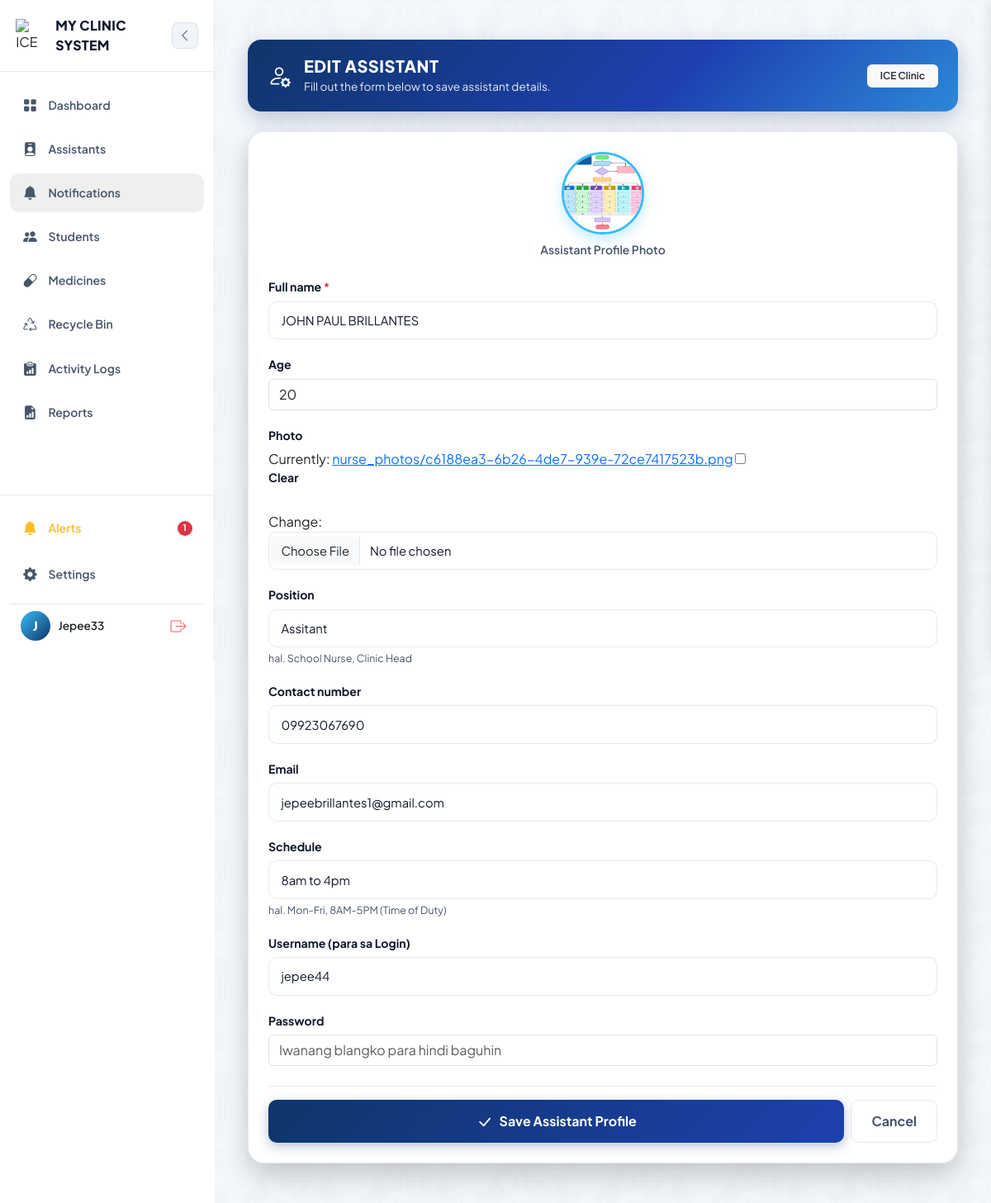
Page /nurses/12/edit/ (signed in) on the committed database.
### clinic/models.py (models this page shows, shortened)
class Nurse(models.Model):
    user = models.OneToOneField(User, on_delete=models.SET_NULL, null=True, blank=True, related_name='nurse_profile')
    full_name = models.CharField(max_length=150)
    age = models.PositiveIntegerField(null=True, blank=True)
    photo = models.ImageField(upload_to='nurse_photos/', blank=True, null=True)
    position = models.CharField(max_length=100, blank=True, help_text="hal. School Nurse, Clinic Head")
    contact_number = models.CharField(max_length=20, blank=True)
    email = models.EmailField(blank=True)
    schedule = models.CharField(max_length=150, blank=True, help_text="hal. Mon-Fri, 8AM-5PM (Time of Duty)")
    date_added = models.DateTimeField(auto_now_add=True)
    is_deleted = models.BooleanField(default=False)
    deleted_at = models.DateTimeField(null=True, blank=True)
    deleted_by = models.ForeignKey(User, on_delete=models.SET_NULL, null=True, blank=True, related_name='assistants_moved_to_recycle_bin')

### clinic/views/nurse.py (the view)
# urls.py: path('nurses/<int:pk>/edit/', views.nurse_edit, name='nurse_edit'),
@login_required
@role_required("admin")
def nurse_edit(request, pk):
    nurse = get_object_or_404(Nurse, pk=pk, is_deleted=False)
    if request.method == 'POST':
        form = NurseForm(request.POST, request.FILES, instance=nurse)
        if form.is_valid():
            username = form.cleaned_data.get('username', '').strip()
            password = form.cleaned_data.get('password', '')
            if nurse.user:
                if username and username != nurse.user.username:
                    if User.objects.filter(username=username).exclude(pk=nurse.user.pk).exists():
                        messages.error(request, f"The username '{username}' is already taken.")
                        return render(request, 'clinic/nurses/nurse_add.html', {'form': form, 'title': 'Edit Assistant', 'nurse': nurse})
                    nurse.user.username = username
                if password:
                    nurse.user.set_password(password)
                nurse.user.save()
            elif username and password:
                if User.objects.filter(username=username).exists():
                    messages.error(request, f"The username '{username}' is already taken.")
                    return render(request, 'clinic/nurses/nurse_add.html', {'form': form, 'title': 'Edit Assistant', 'nurse': nurse})
                with transaction.atomic():
                    user_account = User.objects.create_user(username=username, password=password)
                    user_account.profile.role = 'nurse'
                    user_account.profile.save()
                    nurse.user = user_account
            form.save()
            messages.success(request, "Assistant information has been successfully updated.")
            return redirect('nurse_views', pk=nurse.pk)
    else:
        initial = {'username': nurse.user.username if nurse.user else ''}
        form = NurseForm(instance=nurse, initial=initial)
    return render(request, 'clinic/nurses/nurse_add.html', {'form': form, 'title': 'Edit Assistant', 'nurse': nurse})

### clinic/templates/clinic/nurses/nurse_add.html (shortened to what this page needs)
{% extends "clinic/base.html" %}
{% block content %}
<link rel="stylesheet" href="https://cdnjs.cloudflare.com/ajax/libs/animate.css/4.1.1/animate.min.css" />
<div class="form-container ">
    <div class="top-blue-banner d-flex justify-content-between align-items-center mb-4">
        <div class="d-flex align-items-center gap-3">
            <i class="bi bi-person-gear fs-3"></i>
            <div>
                <h2>{{ title|default:"MANAGE ASSISTANT PROFILE" }}</h2>
                <p>Fill out the form below to save assistant details.</p>
            </div>
        </div>
        <span class="badge bg-light text-dark fw-semibold px-3 py-2">ICE Clinic</span>
    </div>
    <div class="form-card p-4">
        <form method="post" enctype="multipart/form-data" id="nurseForm">
            <div class="text-center mb-4">
                <div class="avatar-preview-wrapper mb-2">
                    {% if nurse.photo %}
                        <img src="{{ nurse.photo.url }}" alt="{{ nurse.full_name }}" class="form-avatar-img" id="avatarPreview">
                    {% else %}
                        <div class="form-avatar-placeholder" id="avatarPlaceholder">
                            <i class="bi bi-person-fill"></i>
                        </div>
                        <img src="" alt="Preview" class="form-avatar-img d-none" id="avatarPreview">
                    {% endif %}
                </div>
                <small class="text-muted d-block fw-semibold" style="color: var(--nav-text) !important;">Assistant Profile Photo</small>
            </div>
            {% for field in form %}
            <div class="form-group-custom">
                <label for="{{ field.id_for_label }}">
                    {{ field.label }}
                    {% if field.field.required %}
                        <span class="text-danger">*</span>
                    {% endif %}
                </label>
                {{ field }}
                {% if field.help_text %}
                    <small class="d-block mt-1" style="font-size: 0.78rem; color: var(--nav-text);">{{ field.help_text }}</small>
                {% endif %}
            </div>
            {% endfor %}
            <div class="d-flex gap-2 mt-4 pt-3 border-top form-action-group" style="border-color: var(--sidebar-border) !important;">
                <button type="submit" class="btn btn-save-nurse flex-grow-1 d-flex align-items-center justify-content-center gap-2">
                    <i class="bi bi-check-lg fs-5"></i> Save Assistant Profile
                </button>
            <a href="{% url 'nurse_list' %}" class="btn btn-cancel-custom d-flex align-items-center justify-content-center">
                Cancel
            </a>
            </div>
        </form>
    </div>
</div>
{% endblock %}

### clinic/templates/clinic/base.html (shortened to what this page needs)
{% load static %}
<!DOCTYPE html>
<html lang="en">
<head>
    <link href="https://cdn.jsdelivr.net/npm/bootstrap@5.3.0/dist/css/bootstrap.min.css" rel="stylesheet">
    <link rel="stylesheet" href="https://cdn.jsdelivr.net/npm/bootstrap-icons@1.11.0/font/bootstrap-icons.css">
</head>
<body class="bg-body text-body">
    <div style="display: flex; min-height: 100vh; width: 100%; position: relative;">
        <aside id="appSidebar">
            <div>
                <div class="sidebar-header-glass">
                    <div class="brand-logo-container" id="logoToggleBtn"
                        style="display: flex; align-items: center; gap: 0.5rem; cursor: pointer;"
                        title="Toggle Sidebar">
                        <img src="{% static 'clinic/img/me.png' %}" alt="ICE Clinic Logo"
                            style="width: 40px; height: 40px; object-fit: contain;">
                        <span class="brand-text">MY CLINIC SYSTEM</span>
                    </div>
                    <button class="sidebar-toggle-btn desktop-toggle-btn d-none d-lg-flex" id="toggleSidebarDesktopBtn"
                        title="Toggle Sidebar">
                        <i class="bi bi-chevron-left"></i>
                    </button>
                </div>
                <nav style="padding: 1rem 0.75rem;">
                    <a href="{% url 'dashboard' %}"
                        class="nav-item-link {% if request.resolver_match.url_name == 'dashboard' %}active{% endif %}"
                        title="Dashboard">
                        <i class="bi bi-grid-fill"></i>
                        <span>Dashboard</span>
                    </a>
                    {% if user.is_authenticated and user.profile.role == 'admin' %}
                    <a href="{% url 'nurse_list' %}"
                        class="nav-item-link {% if request.resolver_match.url_name == 'nurse_list' or request.resolver_match.url_name == 'nurse_detail' %}active{% endif %}"
                        title="Assistants"><i class="bi bi-person-badge-fill"></i><span>Assistants</span></a>
                    <button class="nav-item-link w-100 border-0 text-start" type="button" id="notifBellBtn"
                        title="Notifications">
                    <i class="bi bi-bell-fill"></i><span>Notifications</span>
                </button>
                {% endif %}
                    <a href="{% url 'student_records' %}"
                        class="nav-item-link {% if request.resolver_match.url_name == 'student_records' %}active{% endif %}"
                        title="Students">
                        <i class="bi bi-people-fill"></i>
                        <span>Students</span>
                    </a>
                    <a href="{% url 'medicine_list' %}"
                        class="nav-item-link {% if request.resolver_match.url_name == 'medicine_list' %}active{% endif %}"
                        title="Medicines">
                        <i class="bi bi-capsule"></i>
                        <span>Medicines</span>
                    </a>
                    {% if user.is_authenticated and user.profile.role == 'admin' %}
                    <a href="{% url 'trash_list' %}"
                        class="nav-item-link {% if request.resolver_match.url_name == 'trash_list' or request.resolver_match.url_name == 'trash_legacy' %}active{% endif %}"
                        title="Recycle Bin">
                        <i class="bi bi-recycle"></i><span>Recycle Bin</span>
                    </a>
                    <a href="{% url 'activity_log_list' %}"
                        class="nav-item-link {% if request.resolver_match.url_name == 'activity_log_list' %}active{% endif %}"
                        title="Activity Logs">
                        <i class="bi bi-clipboard-data-fill"></i><span>Activity Logs</span>
                    </a>
                    {% endif %} <a href="{% url 'reports' %}"
                        class="nav-item-link {% if request.resolver_match.url_name == 'reports' %}active{% endif %}"
                        title="Reports">
                        <i class="bi bi-file-earmark-bar-graph-fill"></i>
                        <span>Reports</span>
                    </a>
                </nav>
            </div>
            <div class="sidebar-footer-glass">
                {% if nav_low_stock_count %}
                <a href="{% url 'medicine_list' %}" class="nav-item-link" style="color: #fbbf24; margin-bottom: 0.5rem;"
                    title="Alerts">
                    <i class="bi bi-bell-fill"></i>
                    <span>Alerts</span>
                    <span class="badge rounded-pill bg-danger ms-auto nav-badge">{{ nav_low_stock_count }}</span>
                </a>
                {% endif %}
                <a href="{% url 'settings' %}"
                    class="nav-item-link {% if request.resolver_match.url_name == 'settings' %}active{% endif %}"
                    style="margin-bottom: 0.75rem;" title="Settings">
                    <i class="bi bi-gear-fill"></i>
                    <span>Settings</span>
                </a>
                {% if user.is_authenticated %}
                <div class="user-profile-card"
                    style="display: flex; align-items: center; justify-content: space-between; padding: 0.5rem 0.8rem;">
                    <div style="display: flex; align-items: center; gap: 0.6rem; overflow: hidden;">
                        <div class="user-avatar-glow"
                            title="{% if user.first_name %}{{ user.first_name }} {{ user.last_name }}{% else %}{{ user.username|title }}{% endif %}">
                            {% if user.first_name %}
                            {{ user.first_name|slice:":1"|upper }}{% if user.last_name %}{{
                            user.last_name|slice:":1"|upper }}{% endif %}
                            {% else %}
                            {{ user.username|slice:":1"|upper }}
                            {% endif %}
                        </div>
                        <div class="user-info-text" style="overflow: hidden; font-size: 0.85rem; font-weight: 600;">
                            {% if user.first_name %}
                            {{ user.first_name }} {{ user.last_name }}
                            {% else %}
                            {{ user.username|title }}
                            {% endif %}
                        </div>
                    </div>
                    <form action="{% url 'logout' %}" method="post" style="margin: 0;">
                        <button type="submit" class="btn-logout" title="Logout"
                            style="background: none; border: none; cursor: pointer; display: flex; align-items: center;">
                            <i class="bi bi-box-arrow-right" style="font-size: 1.2rem;"></i>
                        </button>
                    </form>
                </div>
                {% endif %}
            </div>
        </aside>
        <div class="main-container">
            <main class="content-main"
                style="background-image: url(&quot;{% static 'clinic/img/studentbackground.png' %}&quot;); background-repeat: repeat; background-size: cover; background-attachment: fixed;">
                <div class="content-inner">
                    {% block content %}{% endblock %}
                </div>
            </main>
        </div>
    </div>
</body>
</html>

### rows in the picture
Nurse: photo (picture), form "JOHN PAUL BRILLANTES" "20" "Assitant" "09923067690" "jepeebrillantes1@gmail.com" "8am to 4pm"

### other values in the picture
{{ nav_low_stock_count }} "1"
{{ user.username|slice:":1"|upper }} "J"
{{ user.username|title }} "Jepee33"
{{ title|default:"MANAGE ASSISTANT PROFILE" }} "EDIT ASSISTANT"
{{ field.label }} "Full name" "Age" "Photo" "Position" "Contact number" "Email" "Schedule" "Username (para sa Login)" "Password"
{{ field.help_text }} "hal. School Nurse, Clinic Head" "hal. Mon-Fri, 8AM-5PM (Time of Duty)"
